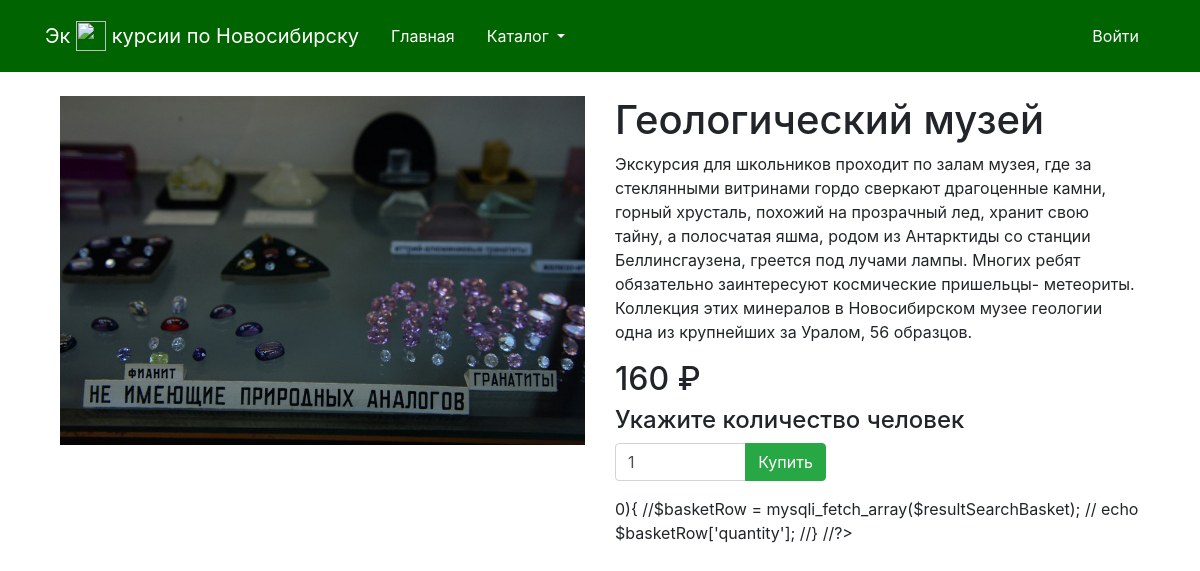
The page /product.php?id=14 on the database its author committed.
### tables this page shows
CREATE TABLE IF NOT EXISTS `products` (
  `id` int(10) unsigned NOT NULL AUTO_INCREMENT,
  `name` varchar(255) NOT NULL,
  `slug` varchar(50) NOT NULL,
  `id_category` int(10) unsigned NOT NULL,
  `img` varchar(255) DEFAULT NULL,
  `description` text DEFAULT NULL,
  `price` int(11) DEFAULT NULL,
  PRIMARY KEY (`id`),
  KEY `FK_products_category` (`id_category`),
  CONSTRAINT `FK_products_category` FOREIGN KEY (`id_category`) REFERENCES `category` (`id`)
);

### product.php (the view, shortened to what this page needs)
<?php
require_once "template/header.php";
$query = 'SELECT * FROM `products` WHERE id=' . $_GET['id'];
$result = mysqli_query($conn, $query);
$products = mysqli_fetch_array($result);
?>
<div class='container mt-4 mb-5'>
    <div class='row'>
        <div class='col-md-6'>
            <img class='img-fluid' src="<?= $products['img'] ?>" alt="">
        </div>
        <div class='col-md-6'>
            <h1><?= $products['name'] ?></h1>
            <p><?= $products['description'] ?></p>
            <h2><?= $products['price'] ?> ₽</h2>
            <h4>Укажите количество человек</h4>
            <form method="POST" action="">
                <div class="input-group mb-3">
                    <input type="number" name="quantity" value="1" class="form-control col-3">
                    <div class="input-group-append">
                        <button type="submit" class="btn btn-success">Купить</button>
                    </div>
                </div>
            </form>
             0){
                //$basketRow = mysqli_fetch_array($resultSearchBasket);
               // echo $basketRow['quantity'];
            //}
            //?>
        </div>
    </div>
</div>
<?php
require_once "template/footer.php";
?>

### rows shown on the page
products: img (picture), name "Геологический музей", description "Экскурсия для школьников проходит по залам музея, где за стеклянными витринами гордо сверкают драгоценные камни, горный хрусталь, похожий на прозрачный лед, хранит свою тайну, а полосчатая яшма, родом из Антарктиды со станции Беллинсгаузена, греется под лучами лампы. Многих ребят обязательно заинтересуют космические пришельцы- метеориты. Коллекция этих минералов в Новосибирском музее геологии одна из крупнейших за Уралом, 56 образцов.", price "160"
